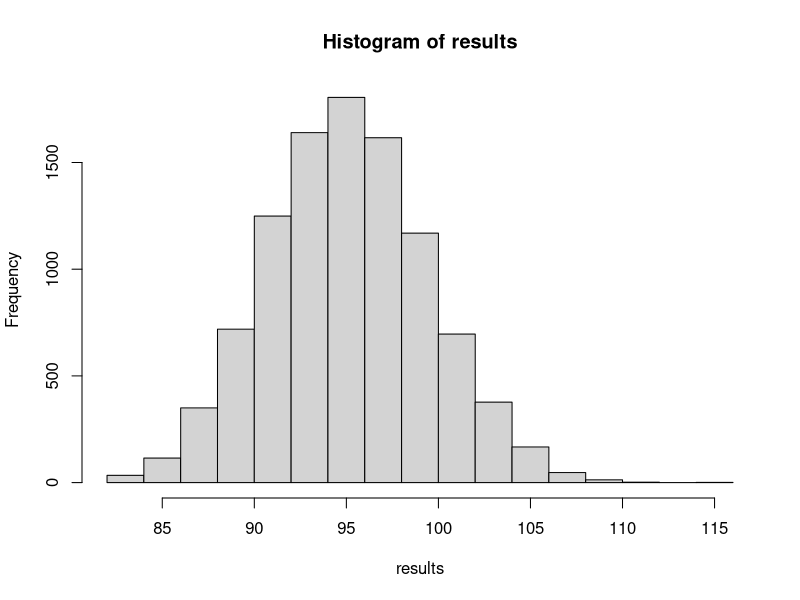
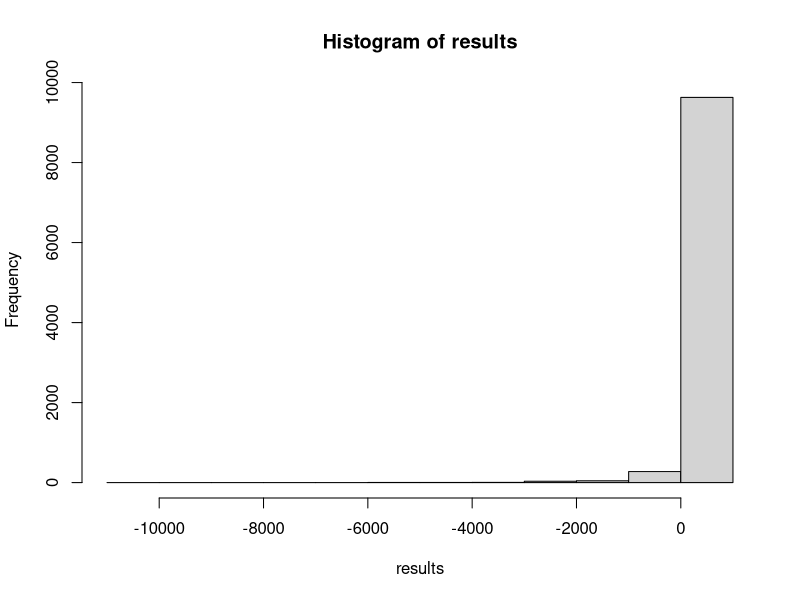
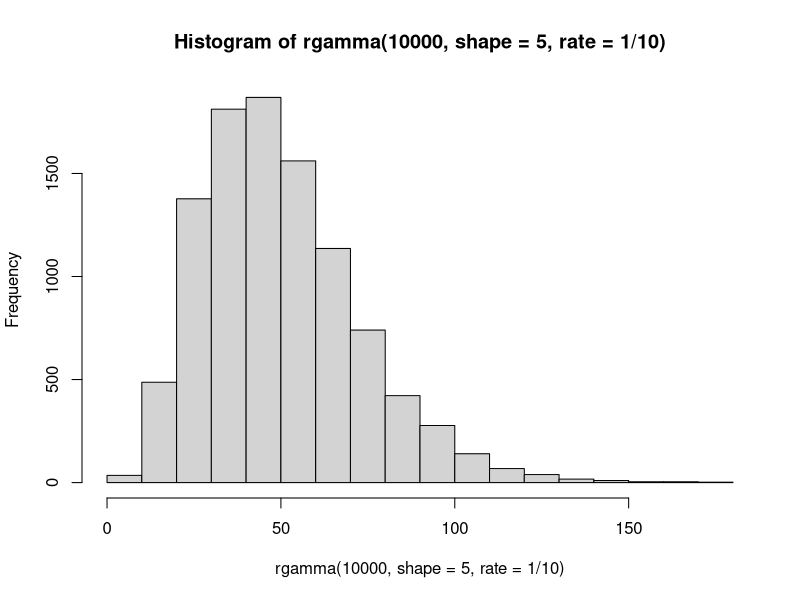

Write the R code that produced these figures, in order.
results <- replicate(10000, {
  bank <- 100
  bet <- 1
  
  for (hand in 1:20) {
    if (runif(1) < 0.4) {
      bank <- bank + bet
    } else {
      bank <- bank - bet
    }
  }
  
  return(bank)
})
hist(results)
mean(results)
sd(results)
quantile(results)
table(results)
1263/(1263+8737)
sum(results)

results <- replicate(10000, {
  bank <- 100
  bet <- 1
  
  for (hand in 1:20) {
    if (runif(1) < 0.4) {
      bank <- bank + bet
      bet <- 1
    } else {
      bank <- bank - bet
      bet <- bet * 2
      if (bet > 1000) {
        bet <- 1000
      }
    }
  }

  return(bank)
})
hist(results)
quantile(results)

hist(rgamma(10000, shape=5, rate=1/10))

results <- replicate(10000, {
  if (runif(1) < 0.45) {
    # strike oil! yay
    price <- rnorm(1, mean=45, sd=8)
    demand <- rgamma(1, shape=3, rate=1/40000)
    revenue <- price * demand - 1000000
  } else {
    # do not strike oil! boo
    revenue <- -1000000
  }
  return(revenue)
})